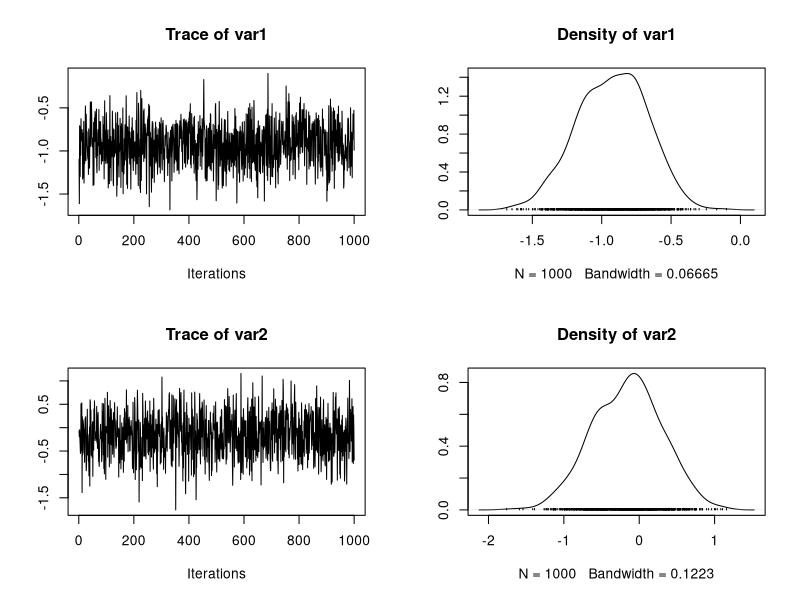
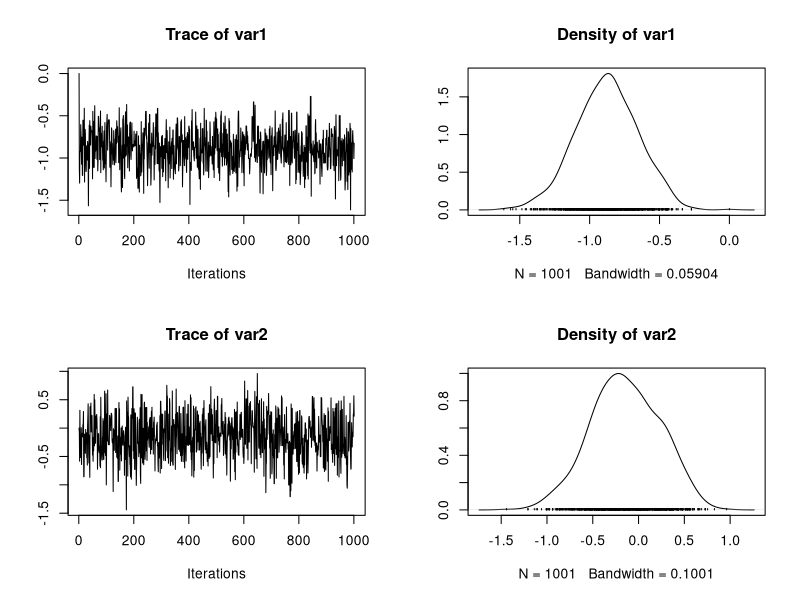

Recreate these plots in R, in order.
rm(list=ls())
set.seed(12)
library(coda)


# ABC rejection sampler and ABC MCMC demonstration 
#  for simple linear regression with known variance
#
#	May 27, 2015
#
# see: 
# 	Approximate Bayesian Computation in Evolution and Ecology
#	Mark A. Beaumont in the Annu. Rev. Ecol. Evol. Syst. 2010. 41:379–406
#
# 	but also: Marjoram, Paul, John Molitor, Vincent Plagnol & Simon Tavare. 2003. 
#	“Markov chain Monte Carlo without likelihoods.” Proceedings of the National
#	 Academy of Sciences 100(26):15324–15328.
#




# Simulate data #
#############

N <- 100
X <- cbind(1, runif(N,-1,1))
truebeta <- c(-1,-0.45)
sigma <- 1
y <- X %*% truebeta + rnorm(N,0,sigma)

m1 <- summary(lm(y~X-1))


# Functions #
draw_pseudo_sample <- function(betadraw,X,N,sigma){
	ydraw <- X %*% betadraw + rnorm(N,0,sigma)
	return(ydraw)
	}

distance <- function(y,draw){
	return( sum( (y - draw)^2 ) )
	}

prior <- function(x) dnorm(x)



#  ABC rejection sampler #
###################

# see e.g. p. 381 (Beaumont)

sim <- 1000
epsilon <- 170

betastore <- matrix(NA, sim, 2)

for(i in 1:sim){
	repeat {
		betadraw <- rnorm(2,0,2) 
		ydraw <- draw_pseudo_sample(betadraw,X,N,sigma)
		if ( distance(y,ydraw) < epsilon ) break
		}
	cat(".")
	betastore[i,] <- betadraw
	}

apply(betastore, 2, function(x) c(mean(x),sd(x)))
coef(m1)

plot(as.mcmc(betastore))


# ABC Metropolis-Hastings sampler  #
############################

# see e.g. p. 387 (Beaumont)
# however, the ABC iterations are not counted towards the MCMC 
# iterations. 

mcmc <- 1000
burnin <- 500
epsilon <- 150

startvalue <- c(0,0) 

sample = array(NA, dim = c(mcmc+1,2))
sample[1,] <- startvalue

accept = 0
probab <- rep(NA,mcmc)

for (i in 1:mcmc){
	repeat {
		candidate <- rnorm(2,0,2)
		ydraw <- draw_pseudo_sample(candidate,X,N,sigma)
		if ( distance(y,ydraw) < epsilon ) break
		}
	ratio <- prior(candidate)/prior(sample[i,])
	probab[i] <- min(ratio, 1)
	if (runif(1) < probab[i]){
		sample[i+1,] <- candidate
		accept <- accept + 1
	}else{
		sample[i+1,] = sample[i,]
		}
	cat(".")
}

accept/mcmc
apply(sample, 2, function(x) c(mean(x),sd(x)))
coef(m1)

plot(as.mcmc(sample))




